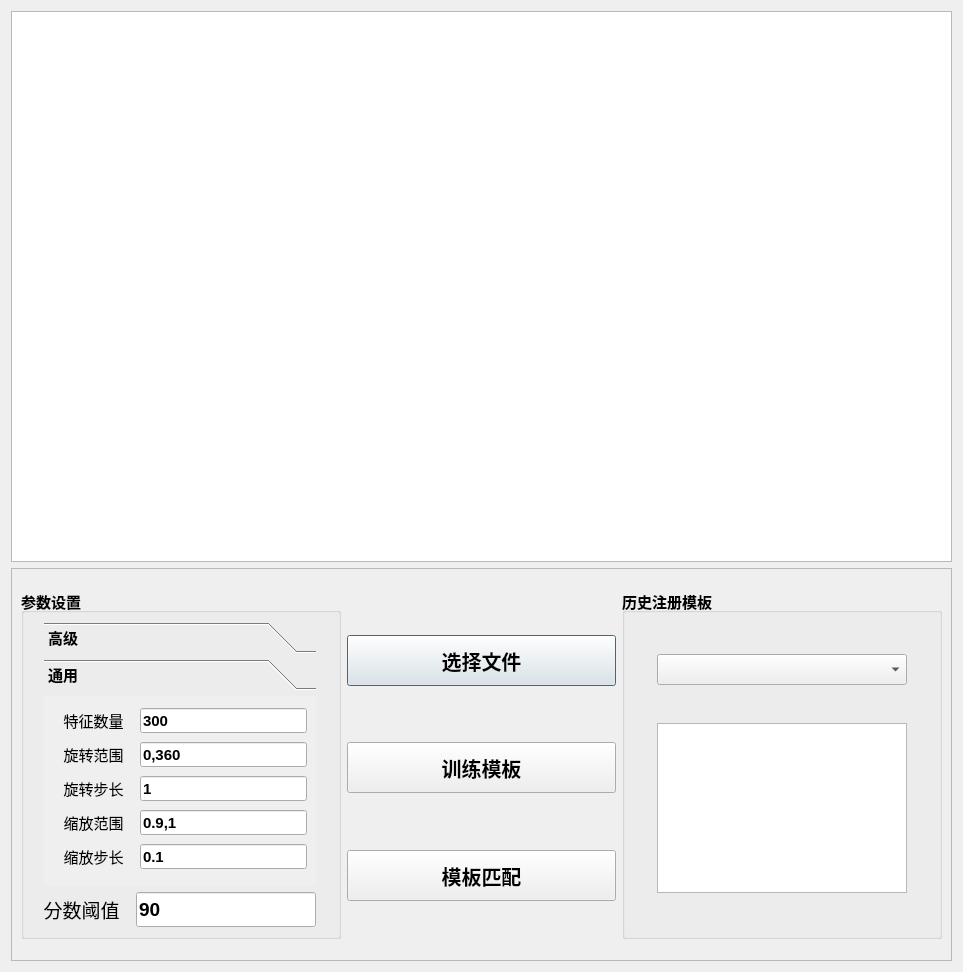
<?xml version="1.0" encoding="UTF-8"?>
<ui version="4.0">
 <class>temple_match</class>
 <widget class="QDialog" name="temple_match">
  <property name="geometry">
   <rect>
    <x>0</x>
    <y>0</y>
    <width>963</width>
    <height>972</height>
   </rect>
  </property>
  <property name="windowTitle">
   <string>模板匹配</string>
  </property>
  <layout class="QGridLayout" name="gridLayout">
   <item row="0" column="0">
    <widget class="QGraphicsView" name="graphicsView">
     <property name="minimumSize">
      <size>
       <width>878</width>
       <height>551</height>
      </size>
     </property>
     <property name="styleSheet">
      <string notr="true"/>
     </property>
    </widget>
   </item>
   <item row="1" column="0">
    <widget class="QScrollArea" name="scrollArea">
     <property name="minimumSize">
      <size>
       <width>751</width>
       <height>221</height>
      </size>
     </property>
     <property name="widgetResizable">
      <bool>true</bool>
     </property>
     <widget class="QWidget" name="scrollAreaWidgetContents">
      <property name="geometry">
       <rect>
        <x>0</x>
        <y>0</y>
        <width>943</width>
        <height>395</height>
       </rect>
      </property>
      <layout class="QGridLayout" name="gridLayout_2">
       <item row="2" column="1">
        <spacer name="verticalSpacer">
         <property name="orientation">
          <enum>Qt::Vertical</enum>
         </property>
         <property name="sizeHint" stdset="0">
          <size>
           <width>20</width>
           <height>40</height>
          </size>
         </property>
        </spacer>
       </item>
       <item row="1" column="1">
        <widget class="QPushButton" name="pushButtonChoose">
         <property name="minimumSize">
          <size>
           <width>161</width>
           <height>51</height>
          </size>
         </property>
         <property name="font">
          <font>
           <pointsize>15</pointsize>
           <weight>75</weight>
           <bold>true</bold>
          </font>
         </property>
         <property name="text">
          <string>选择文件</string>
         </property>
        </widget>
       </item>
       <item row="4" column="1">
        <spacer name="verticalSpacer_2">
         <property name="orientation">
          <enum>Qt::Vertical</enum>
         </property>
         <property name="sizeHint" stdset="0">
          <size>
           <width>20</width>
           <height>40</height>
          </size>
         </property>
        </spacer>
       </item>
       <item row="3" column="1">
        <widget class="QPushButton" name="pushButtonTrain">
         <property name="minimumSize">
          <size>
           <width>161</width>
           <height>51</height>
          </size>
         </property>
         <property name="font">
          <font>
           <pointsize>15</pointsize>
           <weight>75</weight>
           <bold>true</bold>
          </font>
         </property>
         <property name="text">
          <string>训练模板</string>
         </property>
        </widget>
       </item>
       <item row="0" column="0" rowspan="7">
        <widget class="QGroupBox" name="groupBox">
         <property name="minimumSize">
          <size>
           <width>320</width>
           <height>350</height>
          </size>
         </property>
         <property name="maximumSize">
          <size>
           <width>320</width>
           <height>350</height>
          </size>
         </property>
         <property name="font">
          <font>
           <pointsize>11</pointsize>
           <weight>75</weight>
           <bold>true</bold>
          </font>
         </property>
         <property name="title">
          <string>参数设置</string>
         </property>
         <layout class="QGridLayout" name="gridLayout_3">
          <item row="0" column="0" colspan="2">
           <widget class="QToolBox" name="toolBox">
            <property name="currentIndex">
             <number>1</number>
            </property>
            <widget class="QWidget" name="page">
             <property name="geometry">
              <rect>
               <x>0</x>
               <y>0</y>
               <width>272</width>
               <height>191</height>
              </rect>
             </property>
             <attribute name="label">
              <string>高级</string>
             </attribute>
             <layout class="QGridLayout" name="gridLayout_5">
              <item row="0" column="0">
               <widget class="QLabel" name="label_4">
                <property name="font">
                 <font>
                  <weight>50</weight>
                  <bold>false</bold>
                 </font>
                </property>
                <property name="text">
                 <string>弱阈值</string>
                </property>
                <property name="alignment">
                 <set>Qt::AlignCenter</set>
                </property>
               </widget>
              </item>
              <item row="0" column="1">
               <widget class="QLineEdit" name="lineEditWeak">
                <property name="text">
                 <string>30</string>
                </property>
                <property name="placeholderText">
                 <string>默认弱阈值30</string>
                </property>
               </widget>
              </item>
              <item row="1" column="0">
               <widget class="QLabel" name="label_5">
                <property name="font">
                 <font>
                  <weight>50</weight>
                  <bold>false</bold>
                 </font>
                </property>
                <property name="text">
                 <string>强阈值</string>
                </property>
                <property name="alignment">
                 <set>Qt::AlignCenter</set>
                </property>
               </widget>
              </item>
              <item row="1" column="1">
               <widget class="QLineEdit" name="lineEditStrong">
                <property name="text">
                 <string>60</string>
                </property>
                <property name="placeholderText">
                 <string>默认强阈值60</string>
                </property>
               </widget>
              </item>
              <item row="2" column="0">
               <widget class="QLabel" name="label_10">
                <property name="font">
                 <font>
                  <weight>50</weight>
                  <bold>false</bold>
                 </font>
                </property>
                <property name="text">
                 <string>采样深度</string>
                </property>
                <property name="alignment">
                 <set>Qt::AlignCenter</set>
                </property>
               </widget>
              </item>
              <item row="2" column="1">
               <widget class="QLineEdit" name="lineEditDepth">
                <property name="text">
                 <string>4,8</string>
                </property>
                <property name="placeholderText">
                 <string>默认采样深度4-8</string>
                </property>
               </widget>
              </item>
              <item row="3" column="0">
               <widget class="QLabel" name="label_11">
                <property name="font">
                 <font>
                  <weight>50</weight>
                  <bold>false</bold>
                 </font>
                </property>
                <property name="text">
                 <string>nms阈值</string>
                </property>
                <property name="alignment">
                 <set>Qt::AlignCenter</set>
                </property>
               </widget>
              </item>
              <item row="3" column="1">
               <widget class="QLineEdit" name="lineEditNMS">
                <property name="text">
                 <string>0.1</string>
                </property>
                <property name="placeholderText">
                 <string>默认nms阈值0.1</string>
                </property>
               </widget>
              </item>
             </layout>
            </widget>
            <widget class="QWidget" name="page_2">
             <property name="geometry">
              <rect>
               <x>0</x>
               <y>0</y>
               <width>272</width>
               <height>191</height>
              </rect>
             </property>
             <attribute name="label">
              <string>通用</string>
             </attribute>
             <layout class="QGridLayout" name="gridLayout_6">
              <item row="0" column="0">
               <widget class="QLabel" name="label_9">
                <property name="font">
                 <font>
                  <weight>50</weight>
                  <bold>false</bold>
                 </font>
                </property>
                <property name="layoutDirection">
                 <enum>Qt::LeftToRight</enum>
                </property>
                <property name="text">
                 <string>特征数量</string>
                </property>
                <property name="textFormat">
                 <enum>Qt::AutoText</enum>
                </property>
                <property name="alignment">
                 <set>Qt::AlignCenter</set>
                </property>
               </widget>
              </item>
              <item row="0" column="1">
               <widget class="QLineEdit" name="lineEditFutrueNum">
                <property name="sizePolicy">
                 <sizepolicy hsizetype="Fixed" vsizetype="Fixed">
                  <horstretch>0</horstretch>
                  <verstretch>0</verstretch>
                 </sizepolicy>
                </property>
                <property name="minimumSize">
                 <size>
                  <width>167</width>
                  <height>25</height>
                 </size>
                </property>
                <property name="maximumSize">
                 <size>
                  <width>167</width>
                  <height>25</height>
                 </size>
                </property>
                <property name="text">
                 <string>300</string>
                </property>
                <property name="placeholderText">
                 <string>特征点数量</string>
                </property>
               </widget>
              </item>
              <item row="1" column="0">
               <widget class="QLabel" name="label_2">
                <property name="font">
                 <font>
                  <weight>50</weight>
                  <bold>false</bold>
                 </font>
                </property>
                <property name="layoutDirection">
                 <enum>Qt::LeftToRight</enum>
                </property>
                <property name="text">
                 <string>旋转范围</string>
                </property>
                <property name="textFormat">
                 <enum>Qt::AutoText</enum>
                </property>
                <property name="alignment">
                 <set>Qt::AlignCenter</set>
                </property>
               </widget>
              </item>
              <item row="1" column="1">
               <widget class="QLineEdit" name="lineEditRotationRange">
                <property name="sizePolicy">
                 <sizepolicy hsizetype="Fixed" vsizetype="Fixed">
                  <horstretch>0</horstretch>
                  <verstretch>0</verstretch>
                 </sizepolicy>
                </property>
                <property name="minimumSize">
                 <size>
                  <width>167</width>
                  <height>25</height>
                 </size>
                </property>
                <property name="maximumSize">
                 <size>
                  <width>167</width>
                  <height>25</height>
                 </size>
                </property>
                <property name="text">
                 <string>0,360</string>
                </property>
                <property name="placeholderText">
                 <string>旋转范围,分隔符&quot;,/，&quot;</string>
                </property>
               </widget>
              </item>
              <item row="2" column="0">
               <widget class="QLabel" name="label_3">
                <property name="font">
                 <font>
                  <weight>50</weight>
                  <bold>false</bold>
                 </font>
                </property>
                <property name="text">
                 <string>旋转步长</string>
                </property>
                <property name="alignment">
                 <set>Qt::AlignCenter</set>
                </property>
               </widget>
              </item>
              <item row="2" column="1">
               <widget class="QLineEdit" name="lineEditRotationStep">
                <property name="minimumSize">
                 <size>
                  <width>167</width>
                  <height>25</height>
                 </size>
                </property>
                <property name="maximumSize">
                 <size>
                  <width>167</width>
                  <height>25</height>
                 </size>
                </property>
                <property name="text">
                 <string>1</string>
                </property>
                <property name="placeholderText">
                 <string>步长,分隔符&quot;,/，&quot;</string>
                </property>
               </widget>
              </item>
              <item row="3" column="0">
               <widget class="QLabel" name="label_8">
                <property name="font">
                 <font>
                  <weight>50</weight>
                  <bold>false</bold>
                 </font>
                </property>
                <property name="layoutDirection">
                 <enum>Qt::LeftToRight</enum>
                </property>
                <property name="text">
                 <string>缩放范围</string>
                </property>
                <property name="textFormat">
                 <enum>Qt::AutoText</enum>
                </property>
                <property name="alignment">
                 <set>Qt::AlignCenter</set>
                </property>
               </widget>
              </item>
              <item row="3" column="1">
               <widget class="QLineEdit" name="lineEditScaleRange">
                <property name="minimumSize">
                 <size>
                  <width>167</width>
                  <height>25</height>
                 </size>
                </property>
                <property name="maximumSize">
                 <size>
                  <width>167</width>
                  <height>25</height>
                 </size>
                </property>
                <property name="text">
                 <string>0.9,1</string>
                </property>
                <property name="placeholderText">
                 <string>旋转范围,分隔符&quot;,/，&quot;</string>
                </property>
               </widget>
              </item>
              <item row="4" column="0">
               <widget class="QLabel" name="label_7">
                <property name="font">
                 <font>
                  <weight>50</weight>
                  <bold>false</bold>
                 </font>
                </property>
                <property name="text">
                 <string>缩放步长</string>
                </property>
                <property name="alignment">
                 <set>Qt::AlignCenter</set>
                </property>
               </widget>
              </item>
              <item row="4" column="1">
               <widget class="QLineEdit" name="lineEditScaleStep">
                <property name="maximumSize">
                 <size>
                  <width>167</width>
                  <height>25</height>
                 </size>
                </property>
                <property name="text">
                 <string>0.1</string>
                </property>
                <property name="placeholderText">
                 <string>步长,分隔符&quot;,/，&quot;</string>
                </property>
               </widget>
              </item>
             </layout>
            </widget>
           </widget>
          </item>
          <item row="1" column="1">
           <widget class="QLineEdit" name="lineEdithreshold">
            <property name="minimumSize">
             <size>
              <width>180</width>
              <height>35</height>
             </size>
            </property>
            <property name="maximumSize">
             <size>
              <width>180</width>
              <height>16777215</height>
             </size>
            </property>
            <property name="font">
             <font>
              <pointsize>14</pointsize>
             </font>
            </property>
            <property name="text">
             <string>90</string>
            </property>
            <property name="placeholderText">
             <string>X&gt;=为过滤界限</string>
            </property>
           </widget>
          </item>
          <item row="1" column="0">
           <widget class="QLabel" name="label_6">
            <property name="minimumSize">
             <size>
              <width>75</width>
              <height>35</height>
             </size>
            </property>
            <property name="maximumSize">
             <size>
              <width>75</width>
              <height>35</height>
             </size>
            </property>
            <property name="font">
             <font>
              <pointsize>14</pointsize>
              <weight>50</weight>
              <bold>false</bold>
             </font>
            </property>
            <property name="text">
             <string>分数阈值</string>
            </property>
            <property name="alignment">
             <set>Qt::AlignCenter</set>
            </property>
           </widget>
          </item>
         </layout>
        </widget>
       </item>
       <item row="0" column="2" rowspan="7">
        <widget class="QGroupBox" name="groupBox_2">
         <property name="minimumSize">
          <size>
           <width>320</width>
           <height>350</height>
          </size>
         </property>
         <property name="maximumSize">
          <size>
           <width>320</width>
           <height>350</height>
          </size>
         </property>
         <property name="font">
          <font>
           <pointsize>11</pointsize>
           <weight>75</weight>
           <bold>true</bold>
          </font>
         </property>
         <property name="title">
          <string>历史注册模板</string>
         </property>
         <layout class="QGridLayout" name="gridLayout_4">
          <item row="2" column="0">
           <widget class="QGraphicsView" name="graphicsViewTemplate">
            <property name="sizePolicy">
             <sizepolicy hsizetype="Fixed" vsizetype="Fixed">
              <horstretch>0</horstretch>
              <verstretch>0</verstretch>
             </sizepolicy>
            </property>
            <property name="minimumSize">
             <size>
              <width>250</width>
              <height>170</height>
             </size>
            </property>
            <property name="maximumSize">
             <size>
              <width>250</width>
              <height>170</height>
             </size>
            </property>
            <property name="styleSheet">
             <string notr="true"/>
            </property>
           </widget>
          </item>
          <item row="1" column="0">
           <widget class="QComboBox" name="comboBox">
            <property name="minimumSize">
             <size>
              <width>250</width>
              <height>31</height>
             </size>
            </property>
            <property name="maximumSize">
             <size>
              <width>250</width>
              <height>31</height>
             </size>
            </property>
           </widget>
          </item>
         </layout>
        </widget>
       </item>
       <item row="5" column="1">
        <widget class="QPushButton" name="pushButtonDet">
         <property name="minimumSize">
          <size>
           <width>161</width>
           <height>51</height>
          </size>
         </property>
         <property name="font">
          <font>
           <pointsize>15</pointsize>
           <weight>75</weight>
           <bold>true</bold>
          </font>
         </property>
         <property name="text">
          <string>模板匹配</string>
         </property>
        </widget>
       </item>
       <item row="0" column="1">
        <spacer name="verticalSpacer_3">
         <property name="orientation">
          <enum>Qt::Vertical</enum>
         </property>
         <property name="sizeHint" stdset="0">
          <size>
           <width>20</width>
           <height>40</height>
          </size>
         </property>
        </spacer>
       </item>
       <item row="6" column="1">
        <spacer name="verticalSpacer_4">
         <property name="orientation">
          <enum>Qt::Vertical</enum>
         </property>
         <property name="sizeHint" stdset="0">
          <size>
           <width>20</width>
           <height>40</height>
          </size>
         </property>
        </spacer>
       </item>
      </layout>
     </widget>
    </widget>
   </item>
  </layout>
 </widget>
 <resources/>
 <connections/>
</ui>
